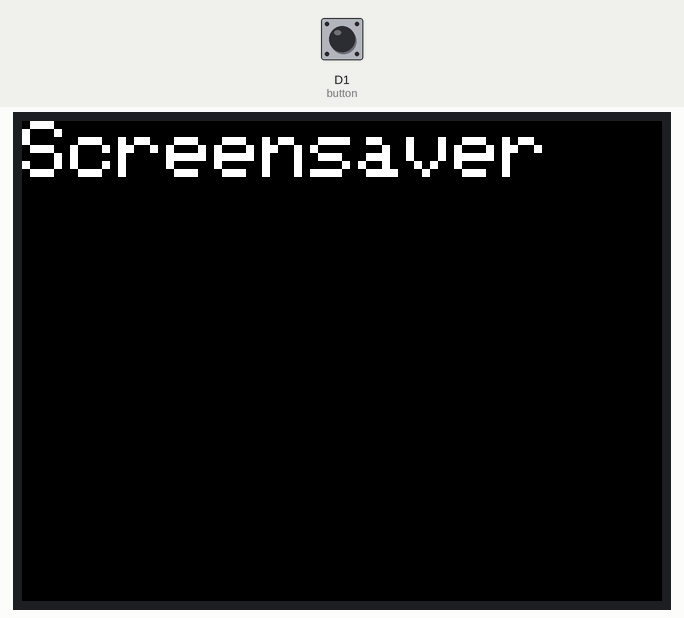
Simulated run of this sketch. Board: Particle Photon. On the bench: 320×240 colour display. The inputs (shaded band) are chosen by the test bench; at power-on: D1 (button) HIGH.

Above: at 1.4 s.
1.5 s: D1 (button) pulled LOW for 0.15 s
Timing chart, 0 to 4.5 s (numbered marks = the images above; inputs shaded):
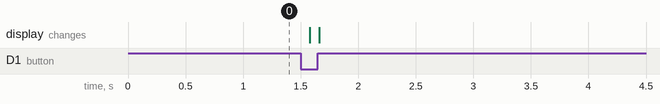

The sketch:

FinalProjectPrototype.ino
```cpp
/*
 * Project FinalProjectPrototype
 * Description:
 * Author:
 * Date:
 */

#if defined(PARTICLE)
  #include <Adafruit_mfGFX.h>
  #include "Adafruit_ILI9341.h"

  // For the Adafruit shield, these are the default.
  #define TFT_DC D5
  #define TFT_CS D4

#else
  #include "SPI.h"
  #include <Adafruit_mfGFX.h>
  #include "Adafruit_ILI9341.h"

  // For the Adafruit shield, these are the default.
  #define TFT_DC 9
  #define TFT_CS 10
#endif

Adafruit_ILI9341 tft = Adafruit_ILI9341(TFT_CS, TFT_DC, 0);

int button = D1;

// setup() runs once, when the device is first turned on.
void setup() {
  Particle.function("writeMessage", writeMessage);

  tft.begin();
  tft.fillScreen(ILI9341_BLACK);
  tft.setCursor(0,0);
  tft.setRotation(1);
  tft.setTextSize(4);
  tft.println("Screensaver");

  pinMode(button, INPUT_PULLUP);
}

// loop() runs over and over again, as quickly as it can execute.
void loop() {
  if(digitalRead(button) == LOW){
    tft.fillScreen(ILI9341_BLACK);
    tft.setCursor(0,0);
    tft.setRotation(1);
    tft.setTextSize(4);
    tft.println("Screensaver");
  }
}

int writeMessage(String message){
  tft.fillScreen(ILI9341_BLACK);
  tft.setCursor(0,0);
  tft.setRotation(1);
  tft.setTextSize(4);
  tft.println(message);
  return 0;
}
```
